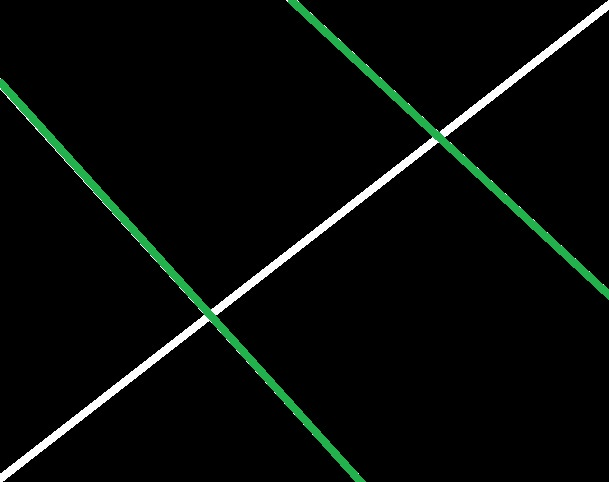
#> input picture Choi_Jae_Won/final_project/testlane2.jpg, 609 x 482 px, found by its file name
$ python 'lane_detect _addition.py'
#> lines starting #> are read from the running program, lines starting #| are printed output that depends on the picture; after the words box and inside, x2 and y2 are one past the last pixel; in counts of white or black regions, pixels touching at a corner belong together
import cv2
import numpy as np

# 선분 겹침 여부 확인 함수
def is_not_overlapping(line1, line2):
    x1, y1, x2, y2 = line1
    x3, y3, x4, y4 = line2
    # 두 선분의 x, y 범위가 겹치는지 체크
    return not (max(x1, x2) < min(x3, x4) or max(x3, x4) < min(x1, x2))

# 이미지 불러오기
image = cv2.imread(r'C:\Users\iot19\Documents\final_project\testlane2.jpg')  # CCTV 화면 파일 경로
#> image is the input picture: shape (482, 609, 3); mean B, G, R 7.7, 10.2, 6.7

# 그레이스케일 변환
gray = cv2.cvtColor(image, cv2.COLOR_BGR2GRAY)
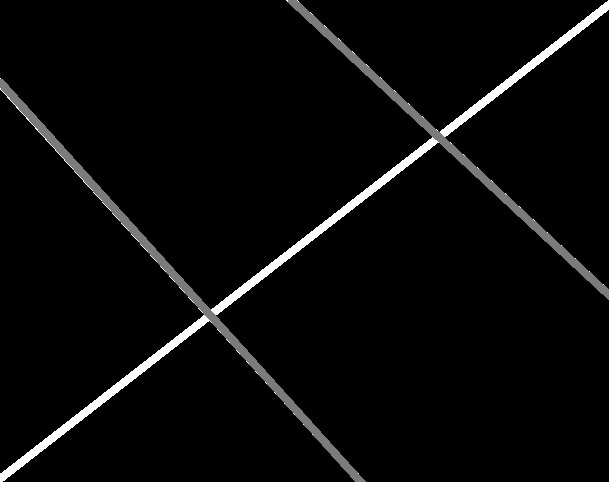
#> gray: shape (482, 609); min 0, max 255, mean 8.9

# 가우시안 블러링으로 노이즈 제거
blurred = cv2.GaussianBlur(gray, (5, 5), 0)

# Canny 엣지 검출
edges = cv2.Canny(blurred, 50, 150)
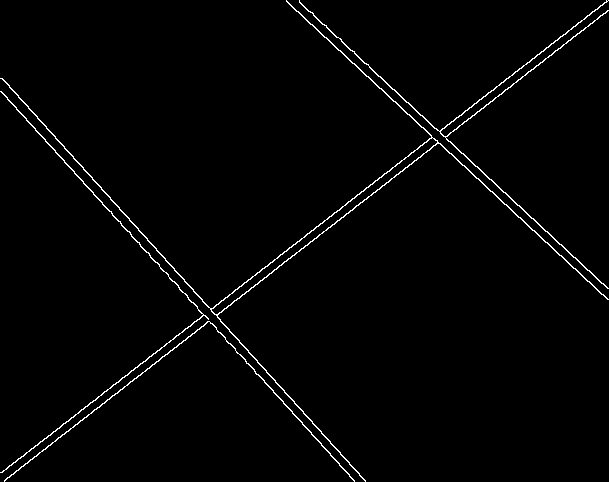
#> edges: shape (482, 609); 1.6% white in thin lines or dots

# 허프 변환으로 직선 검출
lines = cv2.HoughLinesP(edges, 1, np.pi / 180, threshold=100, minLineLength=100, maxLineGap=10)
#> lines = [[4, 481, 603, 13], [2, 472, 606, 0], [2, 78, 365, 481], [299, 1, 607, 288], [286, 0, 607, 299], [117, 393, 608, 10], [4, 94, 339, 465], [182, 332, 608, 0], [7, 83, 364, 479], [451, 153, 608, 299], [286, 1, 421, 127], [111, 211, 354, 481]]

# 가장 긴 하얀색 선분을 찾기 위한 변수 초기화
max_length_white = 0
best_line_white = None

# 색상 범위 정의 (초록색 영역)
lower_green = np.array([35, 40, 40])  # 초록색 하한값 (HSV 색 공간)
upper_green = np.array([85, 255, 255])  # 초록색 상한값 (HSV 색 공간)

# 이미지에서 초록색 영역 추출
hsv_image = cv2.cvtColor(image, cv2.COLOR_BGR2HSV)  # BGR 이미지를 HSV로 변환
#> hsv_image: shape (482, 609, 3); mean H, S, V 6, 19.9, 10.3
mask_green = cv2.inRange(hsv_image, lower_green, upper_green)  # 초록색 마스크 생성
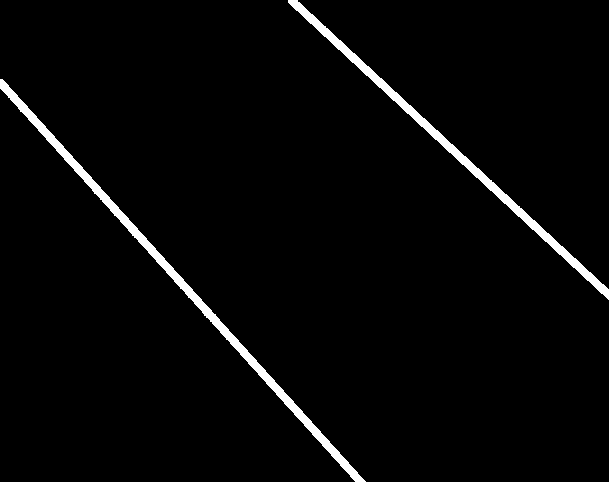
#> mask_green: shape (482, 609); 2.7% white; 2 white regions, box (x1, y1, x2, y2) and area: (0, 79, 366, 482) 4322, (288, 0, 609, 300) 3464

# Canny 엣지 검출 (초록색 영역에 대해서도)
edges_green = cv2.Canny(mask_green, 50, 150)
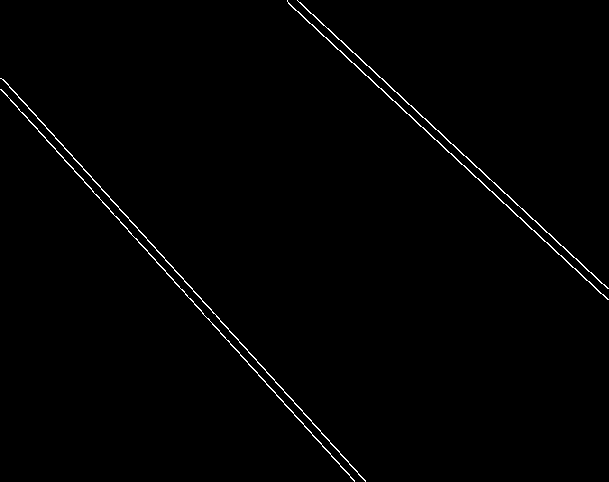
#> edges_green: shape (482, 609); 0.88% white in thin lines or dots

# 허프 변환으로 초록색 선분 검출
lines_green = cv2.HoughLinesP(edges_green, 1, np.pi / 180, threshold=100, minLineLength=100, maxLineGap=10)
#> lines_green = [[1, 89, 354, 481], [1, 78, 360, 476], [287, 1, 607, 299], [297, 0, 601, 283], [5, 81, 365, 480], [4, 92, 353, 479], [423, 127, 604, 296], [355, 53, 607, 288]]

# 가장 긴 하얀색 선분 찾기
for line in lines:
    for x1, y1, x2, y2 in line:
        length = np.sqrt((x2 - x1) ** 2 + (y2 - y1) ** 2)
        if length > max_length_white:
            max_length_white = length
            best_line_white = (x1, y1, x2, y2)
#> this loop made 12 passes
#> after the loop, best_line_white = (2, 472, 606, 0); max_length_white = 766.6

# 초록색 선분 검사 (두 차선으로 나누기 위해 각 선분의 길이를 측정)
green_lines = []
for line in lines_green:
    for x1, y1, x2, y2 in line:
        length = np.sqrt((x2 - x1) ** 2 + (y2 - y1) ** 2)
        green_lines.append(((x1, y1, x2, y2), length))
#> this loop made 8 passes
#> after the loop, green_lines = [((1, 89, 354, 481), 527.5), ((1, 78, 360, 476), 536), ((287, 1, 607, 299), 437.3), ((297, 0, 601, 283), 415.3), ((5, 81, 365, 480), 537.4), ((4, 92, 353, 479), 521.1), ((423, 127, 604, 296), 247.6), ((355, 53, 607, 288), 344.6)]

# 길이가 긴 순서대로 초록색 선분 정렬
green_lines.sort(key=lambda x: x[1], reverse=True)

# 여러 선분을 수동으로 선택해서 그리기
# 예시로 첫 번째, 두 번째, 네 번째 선분을 선택했다고 가정
selected_lines = [green_lines[0][0], green_lines[5][0]]  # 인덱스를 바꿔 원하는 선분 선택
#> selected_lines = [(5, 81, 365, 480), (297, 0, 601, 283)]

# 선택한 선분 그리기
for line in selected_lines:
    x1, y1, x2, y2 = line
    cv2.line(image, (x1, y1), (x2, y2), (0, 0, 255), 3)  # 초록색으로 선분 그리기
#> this loop made 2 passes
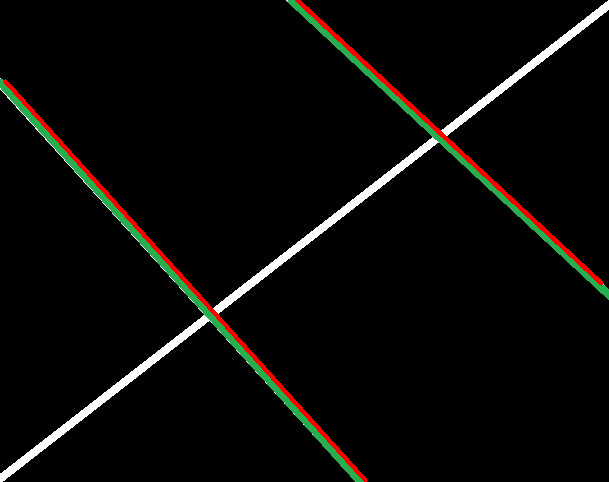
#> image: shape (482, 609, 3); 1.43% of pixels changed, all inside (x1, y1, x2, y2) = (3, 0, 604, 482)

# 가장 긴 하얀색 선분 그리기
if best_line_white is not None:
    x1, y1, x2, y2 = best_line_white
#> x1 = 2; y1 = 472; x2 = 606; y2 = 0
    cv2.circle(image, (x1, y1), 2, (0, 0, 255), -1)
#> image: shape (482, 609, 3); under 0.01% of pixels changed, all inside (x1, y1, x2, y2) = (0, 470, 5, 475)
    cv2.circle(image, (x2, y2), 2, (0, 0, 255), -1)
#> image: shape (482, 609, 3); mean B, G, R 7.1, 9, 9.9
    cv2.line(image, (x1, y1), (x2, y2), (0, 0, 255), 2)
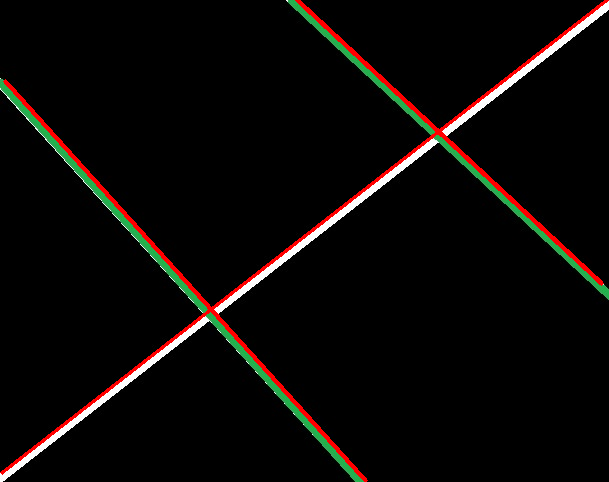
#> image: shape (482, 609, 3); mean B, G, R 6.1, 8, 11.1

# 초록색 엣지 검출 결과 화면에 표시
cv2.imshow('Green Edges', edges_green)

# 결과 이미지 출력
cv2.imshow('Detected Lanes with Selected Green Lines', image)
cv2.waitKey(0)
cv2.destroyAllWindows()

$ run again, with Choi_Jae_Won/final_project/testlane3.jpg copied over Choi_Jae_Won/final_project/testlane2.jpg
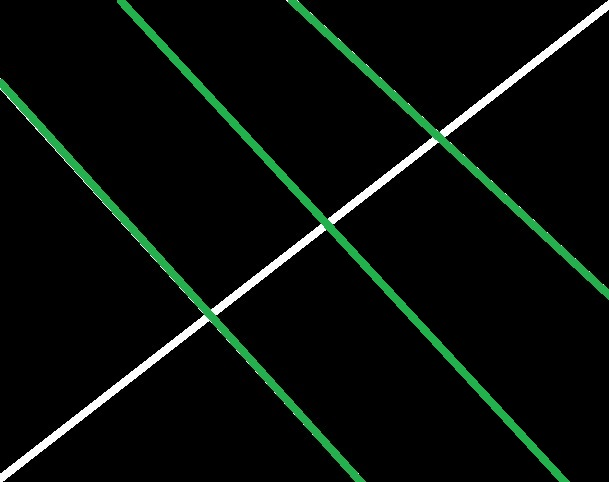
#> input picture Choi_Jae_Won/final_project/testlane3.jpg, 609 x 482 px, found by its file name
#> image is the input picture: shape (482, 609, 3); mean B, G, R 9.2, 13.4, 7.6
#> `edges = cv2.Canny(blurred, 50, 150)`:
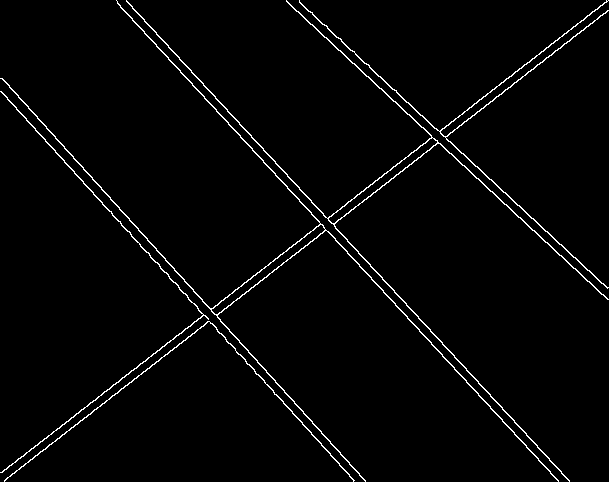
#> edges: shape (482, 609); 2.2% white in thin lines or dots
#> lines = 16 rows, first 6: [2, 472, 606, 0], [2, 78, 365, 481], [4, 481, 607, 10], [299, 1, 607, 288], [286, 0, 607, 299], [1, 91, 236, 352]
#> hsv_image: shape (482, 609, 3); mean H, S, V 10.8, 34.2, 13.6
#> mask_green: shape (482, 609); 4.5% white; 3 white regions, box (x1, y1, x2, y2) and area: (117, 0, 570, 482) 5281, (0, 79, 366, 482) 4439, (288, 0, 609, 300) 3493
#> edges_green: shape (482, 609); 1.5% white in thin lines or dots
#> lines_green = 13 rows, first 6: [2, 79, 363, 479], [3, 92, 353, 480], [287, 1, 607, 299], [298, 0, 607, 288], [7, 83, 365, 480], [382, 279, 569, 480]
#> the loop `for line in lines:` made 16 passes
#> after the loop `for line in lines:`: best_line_white = (2, 472, 606, 0); max_length_white = 766.6
#> the loop `for line in lines_green:` made 13 passes
#> after the loop `for line in lines_green:`: green_lines = 13 items
#> selected_lines = [(2, 79, 363, 479), (239, 124, 465, 367)]
#> the loop `for line in selected_lines:` made 2 passes
#> `x1, y1, x2, y2 = best_line_white`: x1 = 2; y1 = 472; x2 = 606; y2 = 0
#> `cv2.line(image, (x1, y1), (x2, y2), (0, 0, 255), 2)`:
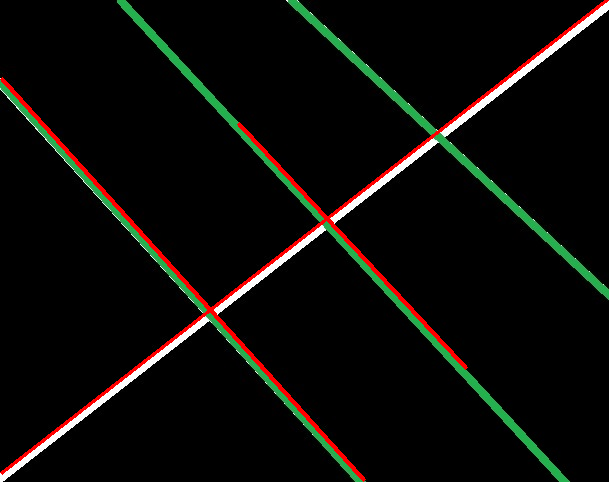
#> image: shape (482, 609, 3); mean B, G, R 7.7, 11.1, 11.7
